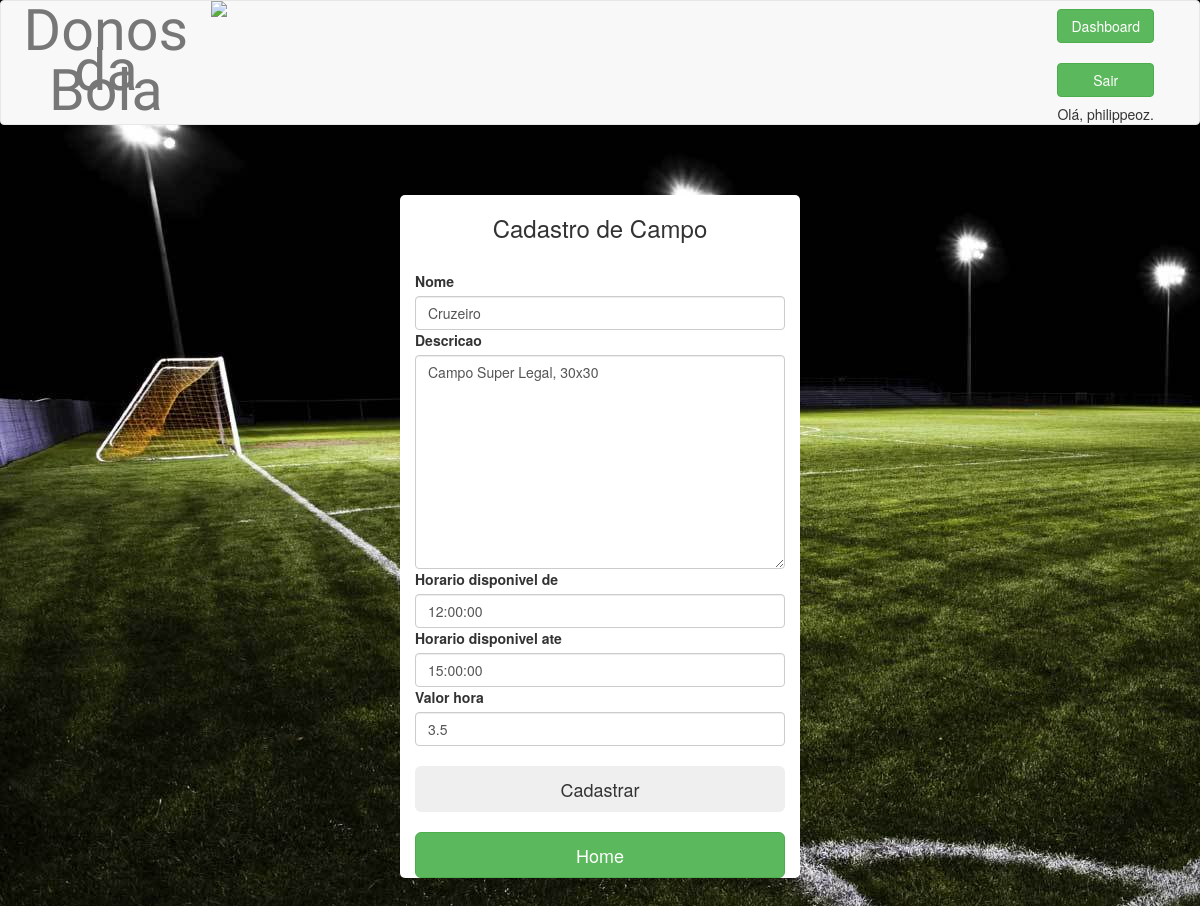
The page /campo/1/ (signed in) on the database its author committed.
### core/models.py (models this page shows, shortened)
class Campo(models.Model):
    nome = models.CharField(null = False, unique=True,max_length=20)
    descricao = models.TextField()
    horario_disponivel_de = models.TimeField(default=timezone.now)
    horario_disponivel_ate = models.TimeField(default=timezone.now)
    valor_hora = models.FloatField()

### core/views.py (the view)
class CampoUpdate(UpdateView):
    model = Campo
    form_class = CadastroCampoForm

### core/forms.py
class CadastroCampoForm(forms.ModelForm):
    nome = forms.CharField(required=True,max_length=20)
    descricao = forms.TextInput()
    horario_disponivel_de = forms.DateTimeInput()
    horario_disponivel_ate = forms.DateTimeInput()
    valor_hora = forms.FloatField()
    class Meta:
        model = Campo
        fields = ['nome', 'descricao',
                'horario_disponivel_de',
                'horario_disponivel_ate',
                'valor_hora',]

### core/templates/core/campo_form.html (shortened to what this page needs)
{% extends "core/base.html" %}
{% load bootstrap3 %}
{% block bootstrap3_content %}
    <div class="container" style="width: 400px;border: 2x;border-radius: 5px;background-color: #ffffff">
    <div class="login-form">
     <center><h3>Cadastro de Campo</h3></center></br>
    <form method="POST">
        {% bootstrap_form form %}
        <br>{% buttons %}
        <input type="submit" value="Cadastrar" class="btn btn-successt btn-lg btn-block">
        {% endbuttons %}
    </form><br>
     {% buttons %}
        <a href="/"><input type="submit" value="Home" class="btn btn-success btn-lg btn-block"></a>
        {% endbuttons %}
    </div>
    </div>
{% endblock %}

### core/templates/core/base.html (shortened to what this page needs)
{% load staticfiles %}
{% load bootstrap3 %}
<!DOCTYPE html>
<html lang="pt-br" class="no-js">
<head>
    <link rel="stylesheet" href="/static/css/assets/bootstrap/css/bootstrap.css">
    <link rel="stylesheet" href="/static/css/assets/fontawesome/css/font-awesome.css">
    <link rel="stylesheet" href="/static/css/assets/gridloading/css/component.css">
    <link rel="stylesheet" href="/static/css/assets/animate.css" >
    <link rel="stylesheet" href="/static/css/custom.css">
    {% bootstrap_css %}
</head>
<body>
<nav class="navbar navbar-default" style="height: 125px;">
    <div class="container-fluid" >
        <div class="row">
            <div class="col-xs-12">
                <div class="col-xs-2">
                    <div class="navbar-header">
                       <a class="navbar-brand" href="/" style="font-family: Baloo Da;font-size: 410%;text-align: center;"><br>Donos</br></br>da Bola </a>
                    </div>
                </div>
                <div class="col-xs-6">
                        <a class="navbar-brand" href="/" >
                            <img src="http://www.clipartkid.com/images/99/flaming-soccer-ball-pictures-flaming-soccer-ball-by-rildraw-d47q1j3-qi5d0g-clipart.png" width="50">
                        </a>
                </div>
                <div class="col-xs-4">
                    <div class="collapse navbar-collapse" id="bs-example-navbar-collapse-1">
                        <div class="navbar-form navbar-right">
                        {% if user.is_authenticated %}
                        <a href="/accounts/profile"><button type="submit" class="btn btn-success btn-block">Dashboard</button></a><br>
                        <a href="/logout/"><button type="submit" class="btn btn-success btn-block">Sair</button></a>
                        <h5 align="center">Olá, {{ user.username }}.</h5>
                        {% else %}
                            <a href="/cliente/add"><button type="submit" class="btn btn-success btn-block">Cadastrar</button></a></br>
                            <a href="/login/"><button type="submit" class="btn btn-success btn-block">Login</button></a>
                        {% endif %}
                        </div>
                    </div>
                </div>
                </div>
            </div>
        </div>
</nav>
<div id="portfolio_eventos" class="portfolio spacer">
{% block bootstrap3_content %}
{% endblock %}
</div>
</body>
</html>

### static/css/custom.css (style rules this page uses)
body { background-color:#fff;font:normal 16px/22px Lato;color:#555; }
h1,h2,h3,h4,h5,h6 { font-family: Lato;margin: 0;padding: 0; }
h3 { font-weight:300;font-size: 35px;line-height:38px;margin-bottom:40px; }
.spacer { padding: 100px 0; }
@media (max-width: 1200px) { h3 { font-size: 25px;margin-bottom: 30px; } }
@media (max-width: 1200px) { .spacer { padding: 70px 0; } }
nav.navbar.navbar-default { margin-bottom: 0px; }
body { background: url('images/bg.jpg') fixed; }
a.navbar-brand { padding: 0px; }
body form .form-group { margin-bottom: 0px; }

### rows shown on the page
Campo: nome "Cruzeiro", descricao "Campo Super Legal, 30x30", horario_disponivel_de "12:00:00", horario_disponivel_ate "15:00:00", valor_hora "3.5"

### other values the page prints
{{ user.username }} "philippeoz"
